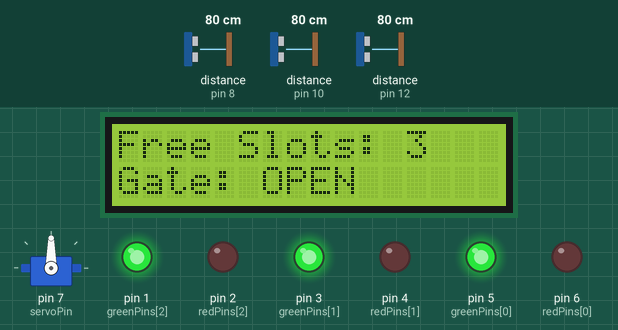
The sketch below on a simulated Arduino Uno, built with avr-gcc and run on an emulated ATmega328P. Shown: 16×2 character LCD, servo, output pins drawn as LEDs (lit = HIGH). Wiring (inferred from the names in the program): 3 × ultrasonic range finder: trigger pin 9, echo pin 8 / trigger pin 11, echo pin 10 / trigger pin 13, echo pin 12. Inputs (shaded band) come from the test bench; at power-on: distance to the obstacle (sensors on pin 10, pin 8, pin 12) 80 cm. The echo pulse lasts 58.3 µs per cm; pins used as bus, display or sensor lines are not drawn.

Above: at 1.2 s.
1.3 s: distance to the obstacle (sensor on pin 10) set to 56 cm
At 3.0 s:
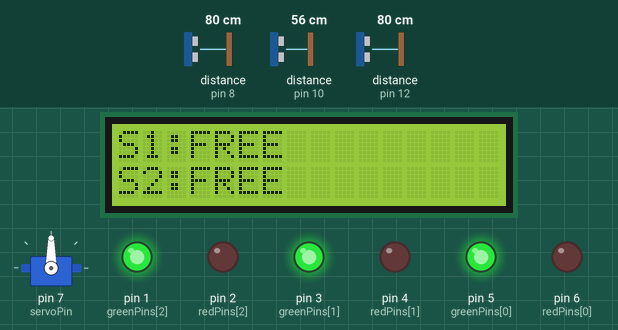
4.1 s: distance to the obstacle (sensor on pin 10) set to 47 cm
At 5.6 s:
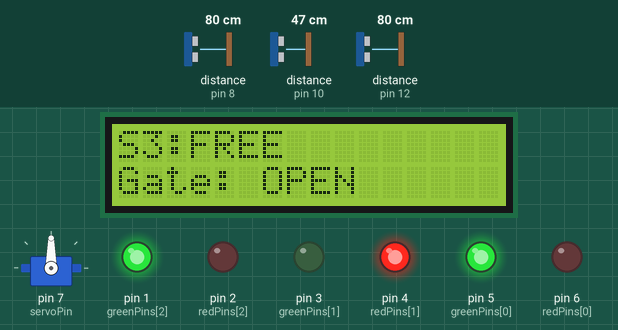
6.6 s: distance to the obstacle (sensor on pin 8) set to 55 cm
9.2 s: distance to the obstacle (sensor on pin 8) set to 48 cm
At 10.6 s:
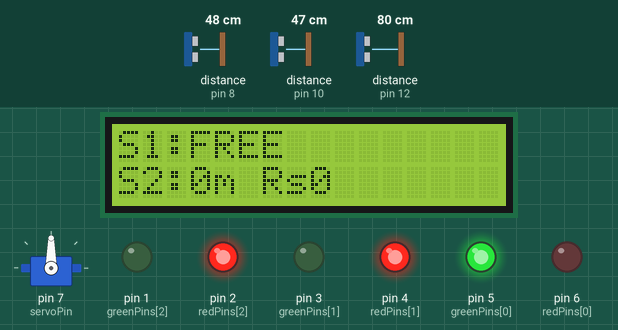
11.7 s: distance to the obstacle (sensor on pin 12) set to 56 cm
14.2 s: distance to the obstacle (sensor on pin 12) set to 46 cm
At 15.9 s:
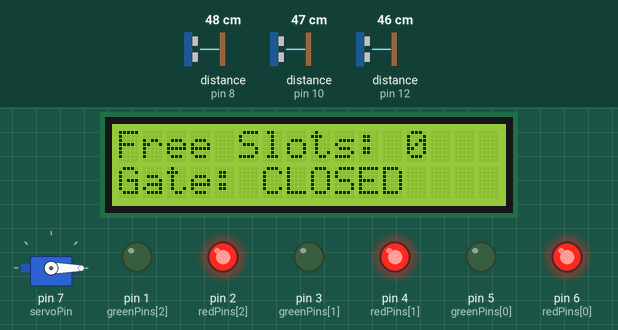
Timing chart, 0 to 17.4 s (numbered marks = the images above; inputs shaded):
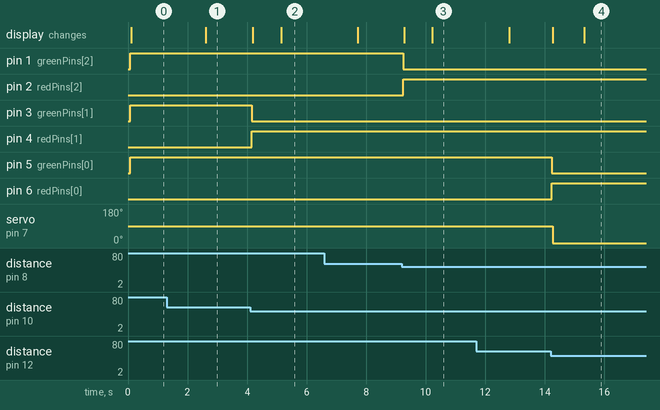

Measured:
- the behaviour switches between 51 and 50 cm on distance to the obstacle (sensor on pin 10) (found by bisection; images 1 and 2)
- the behaviour switches between 51 and 50 cm on distance to the obstacle (sensor on pin 8) (found by bisection; images 2 and 3)
- the behaviour switches between 51 and 50 cm on distance to the obstacle (sensor on pin 12) (found by bisection; images 3 and 4)
- after the input at 4.1 s, pin 3 (greenPins[1]): HIGH → LOW after 0.06 s; pin 4 (redPins[1]): LOW → HIGH after 0.06 s; the display: first changes after 0.08 s (image 2 shows a later state)
- after the input at 9.2 s, pin 1 (greenPins[2]): HIGH → LOW after 0.05 s; pin 2 (redPins[2]): LOW → HIGH after 0.05 s; the display: first changes after 0.08 s (image 3 shows a later state)
- after the input at 14.2 s, pin 5 (greenPins[0]): HIGH → LOW at once; pin 6 (redPins[0]): LOW → HIGH at once; servo on pin 7 (servoPin): 90° → 0° after 0.07 s; the display: first changes after 0.07 s (image 4 shows a later state)

The sketch:

code.ino
```cpp
#include <Wire.h>
#include <LiquidCrystal_I2C.h>
#include <Servo.h>

// Initialize the I2C LCD (Standard Tinkercad address is 0x27)
LiquidCrystal_I2C lcd(0x27, 16, 2);
Servo gateServo;

// Pin Definitions based exactly on image_8ebe8b.png
const int trigPins[3]  = {13, 11, 9};
const int echoPins[3]  = {12, 10, 8};
const int redPins[3]   = {6, 4, 2};
const int greenPins[3] = {5, 3, 1}; // Pin 1 used here!
const int servoPin     = 7;

// Logic Variables
const int distanceThreshold = 50; // cm to detect a car
bool isOccupied[3] = {false, false, false};
unsigned long entryTime[3] = {0, 0, 0};
int freeSlots = 3;

// Variables for LCD Screen Toggling
unsigned long lastScreenUpdate = 0;
int currentScreen = 0;

void setup() {
  // NOTE: Serial.begin() is OMITTED so Pin 1 (Green LED 3) functions properly!

  lcd.init();
  lcd.backlight();

  gateServo.attach(servoPin);
  gateServo.write(90); // Start with gate OPEN

  // Initialize Sensor & LED pins
  for(int i = 0; i < 3; i++) {
    pinMode(trigPins[i], OUTPUT);
    pinMode(echoPins[i], INPUT);
    pinMode(redPins[i], OUTPUT);
    pinMode(greenPins[i], OUTPUT);
  }
}

// Function to calculate distance (with a 30ms timeout to prevent lag)
long getDistance(int trig, int echo) {
  digitalWrite(trig, LOW);
  delayMicroseconds(2);
  digitalWrite(trig, HIGH);
  delayMicroseconds(10);
  digitalWrite(trig, LOW);

  long duration = pulseIn(echo, HIGH, 30000);
  if (duration == 0) return 999; // If no echo, assume it's far away
  return duration * 0.034 / 2;
}

void loop() {
  freeSlots = 0; // Reset count every loop
  unsigned long currentMillis = millis();

  // 1. Check all 3 slots
  for(int i = 0; i < 3; i++) {
    long dist = getDistance(trigPins[i], echoPins[i]);

    // If distance is less than threshold = OCCUPIED
    if (dist > 0 && dist < distanceThreshold) {
      digitalWrite(redPins[i], HIGH);
      digitalWrite(greenPins[i], LOW);

      if (!isOccupied[i]) {
        // Car JUST arrived
        isOccupied[i] = true;
        entryTime[i] = currentMillis; // Start the clock
      }
    }
    // If distance is large = FREE
    else {
      digitalWrite(redPins[i], LOW);
      digitalWrite(greenPins[i], HIGH);
      freeSlots++;

      if (isOccupied[i]) {
         // Car JUST left
         isOccupied[i] = false;
         entryTime[i] = 0; // Reset the clock
      }
    }
  }

  // 2. Control Gate Servo
  if (freeSlots > 0) {
    gateServo.write(90); // Open the gate
  } else {
    gateServo.write(0);  // Close the gate
  }

  // 3. LCD Screen Toggling Logic (Switches every 2.5 seconds)
  // Because the LCD is small, we cycle through 3 different screens
  if (currentMillis - lastScreenUpdate >= 2500) {
    lastScreenUpdate = currentMillis;
    currentScreen = (currentScreen + 1) % 3;
    lcd.clear();
  }

  // Draw the current screen
  if (currentScreen == 0) {
    // SCREEN 0: General Status
    lcd.setCursor(0, 0);
    lcd.print("Free Slots: ");
    lcd.print(freeSlots);
    lcd.setCursor(0, 1);
    lcd.print("Gate: ");
    lcd.print(freeSlots > 0 ? "OPEN  " : "CLOSED");
  }
  else if (currentScreen == 1) {
    // SCREEN 1: Slot 1 & 2 Fare Tracking
    printSlotData(0, 0); // Print Slot 1 on top line
    printSlotData(1, 1); // Print Slot 2 on bottom line
  }
  else if (currentScreen == 2) {
    // SCREEN 2: Slot 3 Fare Tracking & Gate Status
    printSlotData(2, 0); // Print Slot 3 on top line
    lcd.setCursor(0, 1);
    lcd.print("Gate: ");
    lcd.print(freeSlots > 0 ? "OPEN  " : "CLOSED");
  }

  delay(50); // Small delay for stability
}

// Helper function to calculate and print time/fare
void printSlotData(int slotIndex, int lineNumber) {
  lcd.setCursor(0, lineNumber);
  lcd.print("S");
  lcd.print(slotIndex + 1);
  lcd.print(":");

  if (isOccupied[slotIndex]) {
    // Calculate minutes passed. (60000 ms = 1 minute)
    unsigned long elapsedMillis = millis() - entryTime[slotIndex];
    unsigned long minutesParked = elapsedMillis / 60000;
    unsigned long fare = minutesParked * 10; // 10 rupees per minute

    lcd.print(minutesParked);
    lcd.print("m Rs");
    lcd.print(fare);
  } else {
    lcd.print("FREE");
  }
}
```
